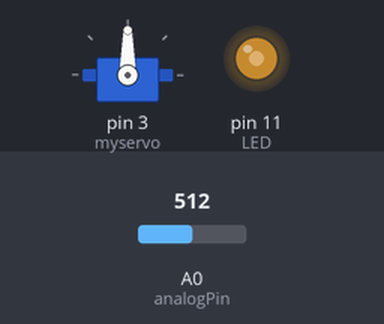
The sketch below on a simulated Arduino Uno, built with avr-gcc and run on an emulated ATmega328P. Parts: servo, output pins drawn as LEDs (lit = HIGH). The inputs (shaded band) are chosen by the test bench; at power-on: A0 (analogPin) = 512.

Above: at 1.2 s.
1.3 s: A0 (analogPin) set to 716
At 1.8 s:
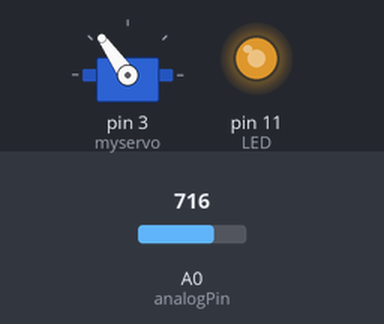
2.8 s: A0 (analogPin) set to 900
At 4.0 s:
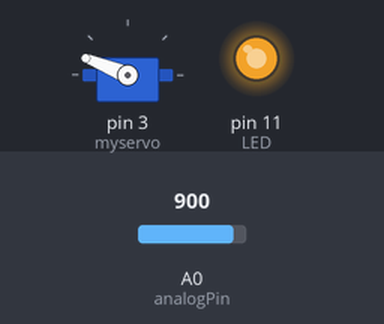
4.3 s: A0 (analogPin) set to 1023
At 5.3 s:
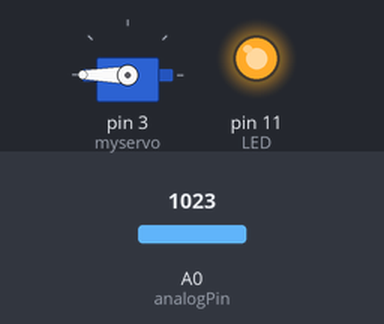
5.8 s: A0 (analogPin) set to 511
At 6.3 s:
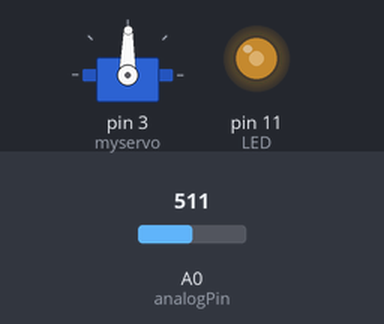
7.3 s: A0 (analogPin) set to 306
At 7.6 s:
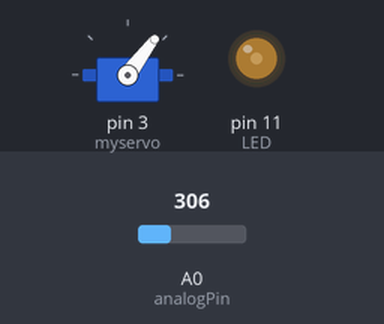
Timing chart, 0 to 9.8 s (numbered marks = the images above; inputs shaded):
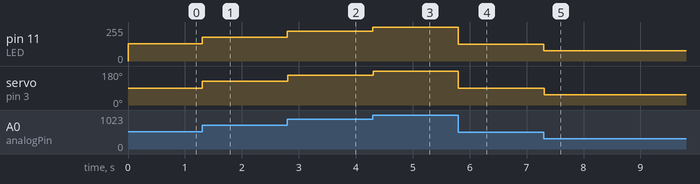

Measured:
- after the input at 1.3 s, pin 11 (LED): 128/255 → 179/255 at once; servo on pin 3 (myservo): 90° → 125° at once
- after the input at 2.8 s, pin 11 (LED): 179/255 → 225/255 at once; servo on pin 3 (myservo): 125° → 158° at once
- after the input at 4.3 s, pin 11 (LED): 225/255 → 255/255 at once; servo on pin 3 (myservo): 158° → 180° at once
- after the input at 5.8 s, pin 11 (LED): 255/255 → 127/255 at once; servo on pin 3 (myservo): 180° → 89° at once
- after the input at 7.3 s, pin 11 (LED): 127/255 → 76/255 at once; servo on pin 3 (myservo): 89° → 53° at once

The sketch:

millis_servo.ino
```cpp
#include <Servo.h>

Servo myservo;

const int LED = 11;
const int analogPin = A0;

unsigned long t1_prev = 0;
unsigned long t2_prev = 0;

const unsigned long t1_delay = 4;
const unsigned long t2_delay = 10;

void setup() {
  pinMode(LED, OUTPUT);
  pinMode(analogPin, INPUT);
  myservo.attach(3);
  Serial.begin(9600);
}

void loop() {

  //LED 밝기
  unsigned long t1_now = millis();

  if (t1_now - t1_prev >= t1_delay) { //millis 함수로 받은 현재시간과 이전시간의 차이 값이 t1_delay의 값보다 클 경우
    t1_prev = t1_now;
    int t1_val = analogRead(analogPin);
    analogWrite(LED, t1_val/4);

  }

  //서보모터 제어
  unsigned long t2_now = millis();
  if (t2_now - t2_prev >= t2_delay) { //millis 함수로 받은 현재시간과 이전시간의 차이 값이 t2_delay의 값보다 클 경우
    t2_prev = t2_now;

    int t2_val = analogRead(analogPin);
    t2_val = map(t2_val, 0, 1023, 0, 180);
    myservo.write(t2_val);
  }
}
```
